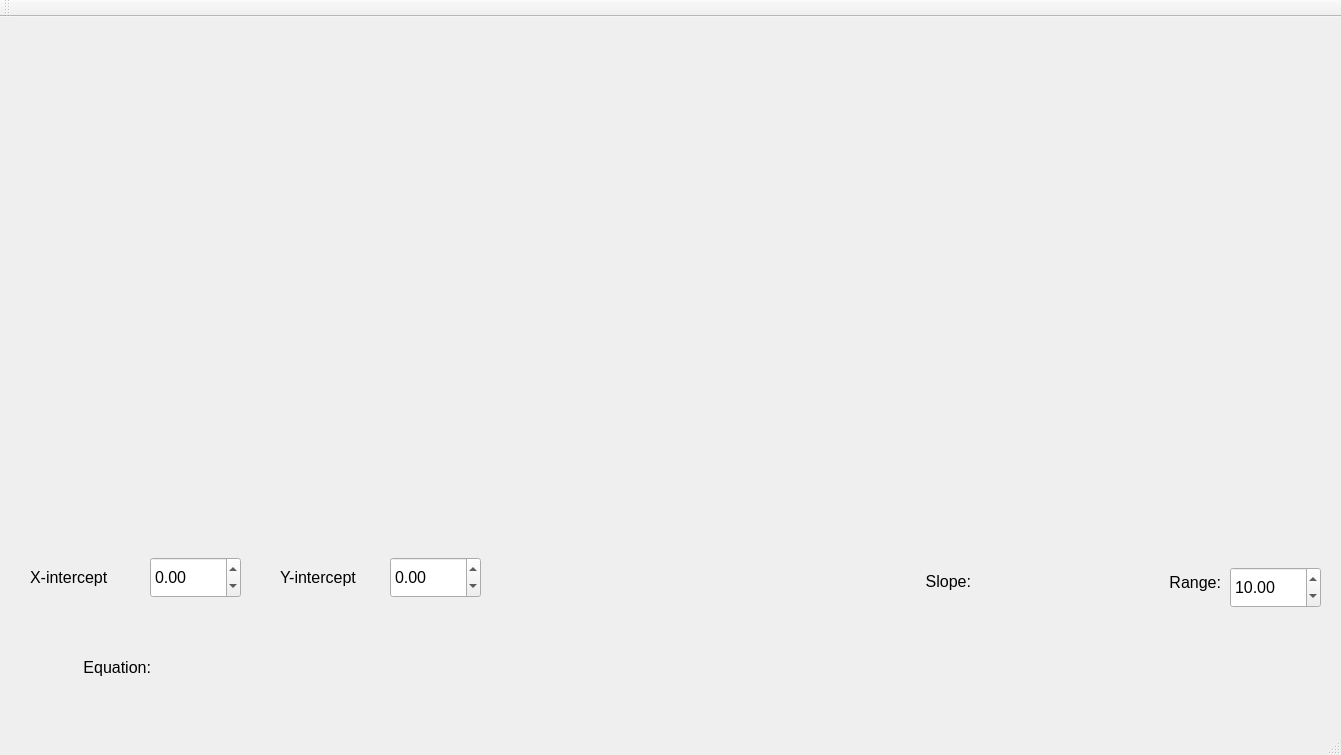
<?xml version="1.0" encoding="UTF-8"?>
<ui version="4.0">
 <class>MainWindow</class>
 <widget class="QMainWindow" name="MainWindow">
  <property name="geometry">
   <rect>
    <x>0</x>
    <y>0</y>
    <width>1341</width>
    <height>755</height>
   </rect>
  </property>
  <property name="windowTitle">
   <string>Linear Plotter</string>
  </property>
  <widget class="QWidget" name="centralWidget">
   <widget class="QCustomPlot" name="customPlot" native="true">
    <property name="geometry">
     <rect>
      <x>60</x>
      <y>20</y>
      <width>1191</width>
      <height>501</height>
     </rect>
    </property>
   </widget>
   <widget class="QDoubleSpinBox" name="varValYincpt">
    <property name="geometry">
     <rect>
      <x>390</x>
      <y>540</y>
      <width>91</width>
      <height>41</height>
     </rect>
    </property>
    <property name="font">
     <font>
      <pointsize>12</pointsize>
     </font>
    </property>
    <property name="minimum">
     <double>-100.000000000000000</double>
    </property>
    <property name="maximum">
     <double>100.000000000000000</double>
    </property>
   </widget>
   <widget class="QLabel" name="labelYincpt">
    <property name="geometry">
     <rect>
      <x>280</x>
      <y>550</y>
      <width>101</width>
      <height>20</height>
     </rect>
    </property>
    <property name="font">
     <font>
      <pointsize>12</pointsize>
     </font>
    </property>
    <property name="layoutDirection">
     <enum>Qt::RightToLeft</enum>
    </property>
    <property name="text">
     <string>Y-intercept</string>
    </property>
   </widget>
   <widget class="QDoubleSpinBox" name="varValXincpt">
    <property name="geometry">
     <rect>
      <x>150</x>
      <y>540</y>
      <width>91</width>
      <height>41</height>
     </rect>
    </property>
    <property name="font">
     <font>
      <pointsize>12</pointsize>
     </font>
    </property>
    <property name="minimum">
     <double>-100.000000000000000</double>
    </property>
    <property name="maximum">
     <double>100.000000000000000</double>
    </property>
    <property name="singleStep">
     <double>1.000000000000000</double>
    </property>
   </widget>
   <widget class="QLabel" name="labelXincpt">
    <property name="geometry">
     <rect>
      <x>30</x>
      <y>550</y>
      <width>101</width>
      <height>20</height>
     </rect>
    </property>
    <property name="font">
     <font>
      <pointsize>12</pointsize>
     </font>
    </property>
    <property name="layoutDirection">
     <enum>Qt::RightToLeft</enum>
    </property>
    <property name="text">
     <string>X-intercept</string>
    </property>
   </widget>
   <widget class="QLabel" name="slopeLabel">
    <property name="geometry">
     <rect>
      <x>880</x>
      <y>550</y>
      <width>91</width>
      <height>28</height>
     </rect>
    </property>
    <property name="font">
     <font>
      <pointsize>12</pointsize>
     </font>
    </property>
    <property name="text">
     <string>Slope:</string>
    </property>
    <property name="alignment">
     <set>Qt::AlignRight|Qt::AlignTrailing|Qt::AlignVCenter</set>
    </property>
   </widget>
   <widget class="QLabel" name="slopeValue">
    <property name="geometry">
     <rect>
      <x>980</x>
      <y>540</y>
      <width>171</width>
      <height>41</height>
     </rect>
    </property>
    <property name="font">
     <font>
      <pointsize>12</pointsize>
     </font>
    </property>
    <property name="text">
     <string/>
    </property>
   </widget>
   <widget class="QLabel" name="equationLabel">
    <property name="geometry">
     <rect>
      <x>50</x>
      <y>640</y>
      <width>101</width>
      <height>20</height>
     </rect>
    </property>
    <property name="font">
     <font>
      <pointsize>12</pointsize>
     </font>
    </property>
    <property name="layoutDirection">
     <enum>Qt::RightToLeft</enum>
    </property>
    <property name="text">
     <string>Equation:</string>
    </property>
    <property name="alignment">
     <set>Qt::AlignRight|Qt::AlignTrailing|Qt::AlignVCenter</set>
    </property>
   </widget>
   <widget class="QLabel" name="equationValue">
    <property name="geometry">
     <rect>
      <x>160</x>
      <y>630</y>
      <width>341</width>
      <height>41</height>
     </rect>
    </property>
    <property name="font">
     <font>
      <pointsize>12</pointsize>
     </font>
    </property>
    <property name="text">
     <string/>
    </property>
   </widget>
   <widget class="QDoubleSpinBox" name="varValRange">
    <property name="geometry">
     <rect>
      <x>1230</x>
      <y>550</y>
      <width>91</width>
      <height>41</height>
     </rect>
    </property>
    <property name="font">
     <font>
      <pointsize>12</pointsize>
     </font>
    </property>
    <property name="minimum">
     <double>-10.000000000000000</double>
    </property>
    <property name="maximum">
     <double>100.000000000000000</double>
    </property>
    <property name="value">
     <double>10.000000000000000</double>
    </property>
   </widget>
   <widget class="QLabel" name="labelRange">
    <property name="geometry">
     <rect>
      <x>1120</x>
      <y>550</y>
      <width>101</width>
      <height>31</height>
     </rect>
    </property>
    <property name="font">
     <font>
      <pointsize>12</pointsize>
     </font>
    </property>
    <property name="layoutDirection">
     <enum>Qt::RightToLeft</enum>
    </property>
    <property name="text">
     <string>Range:</string>
    </property>
    <property name="alignment">
     <set>Qt::AlignRight|Qt::AlignTrailing|Qt::AlignVCenter</set>
    </property>
   </widget>
  </widget>
  <widget class="QMenuBar" name="menuBar">
   <property name="geometry">
    <rect>
     <x>0</x>
     <y>0</y>
     <width>1341</width>
     <height>26</height>
    </rect>
   </property>
  </widget>
  <widget class="QToolBar" name="mainToolBar">
   <attribute name="toolBarArea">
    <enum>TopToolBarArea</enum>
   </attribute>
   <attribute name="toolBarBreak">
    <bool>false</bool>
   </attribute>
  </widget>
  <widget class="QStatusBar" name="statusBar"/>
 </widget>
 <layoutdefault spacing="6" margin="11"/>
 <customwidgets>
  <customwidget>
   <class>QCustomPlot</class>
   <extends>QWidget</extends>
   <header>qcustomplot.h</header>
   <container>1</container>
  </customwidget>
 </customwidgets>
 <resources/>
 <connections/>
</ui>
